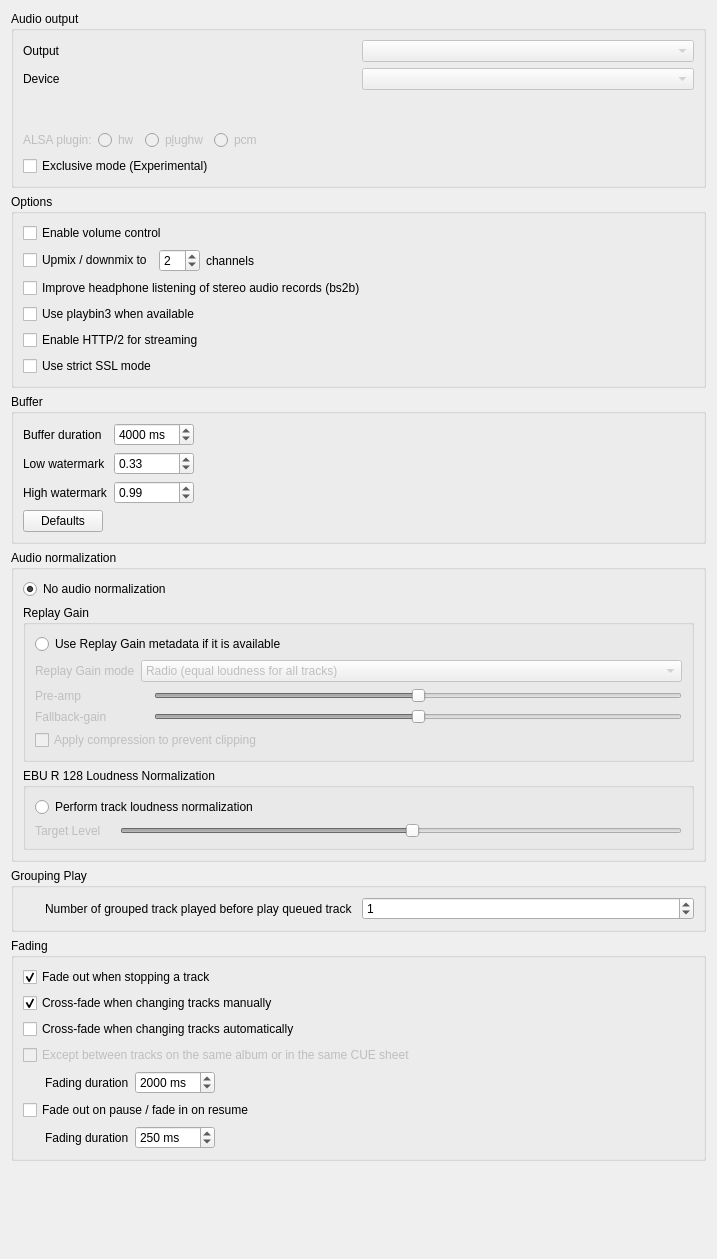
<?xml version="1.0" encoding="UTF-8"?>
<ui version="4.0">
 <class>BackendSettingsPage</class>
 <widget class="QWidget" name="BackendSettingsPage">
  <property name="geometry">
   <rect>
    <x>0</x>
    <y>0</y>
    <width>717</width>
    <height>1259</height>
   </rect>
  </property>
  <property name="windowTitle">
   <string>Backend</string>
  </property>
  <layout class="QVBoxLayout" name="layout_backendsettingspage">
   <item>
    <widget class="QGroupBox" name="groupbox_audio_output">
     <property name="title">
      <string>Audio output</string>
     </property>
     <layout class="QVBoxLayout" name="layout_audio_output">
      <item>
       <layout class="QGridLayout" name="layout_engine_output_device">
        <item row="2" column="0">
         <widget class="QLabel" name="label_output">
          <property name="text">
           <string>Output</string>
          </property>
         </widget>
        </item>
        <item row="3" column="1">
         <widget class="QComboBox" name="combobox_device">
          <property name="enabled">
           <bool>false</bool>
          </property>
          <property name="currentText">
           <string notr="true"/>
          </property>
         </widget>
        </item>
        <item row="3" column="0">
         <widget class="QLabel" name="label_device">
          <property name="text">
           <string>Device</string>
          </property>
         </widget>
        </item>
        <item row="4" column="1">
         <widget class="LineEdit" name="lineedit_device" native="true">
          <property name="enabled">
           <bool>true</bool>
          </property>
          <property name="minimumSize">
           <size>
            <width>0</width>
            <height>28</height>
           </size>
          </property>
          <property name="hint" stdset="0">
           <string/>
          </property>
         </widget>
        </item>
        <item row="2" column="1">
         <widget class="QComboBox" name="combobox_output">
          <property name="enabled">
           <bool>false</bool>
          </property>
          <property name="currentText">
           <string notr="true"/>
          </property>
         </widget>
        </item>
       </layout>
      </item>
      <item>
       <widget class="QWidget" name="widget_alsa_plugin" native="true">
        <property name="enabled">
         <bool>false</bool>
        </property>
        <layout class="QHBoxLayout" name="layout_alsa_plugin">
         <property name="leftMargin">
          <number>0</number>
         </property>
         <property name="topMargin">
          <number>0</number>
         </property>
         <property name="rightMargin">
          <number>0</number>
         </property>
         <property name="bottomMargin">
          <number>0</number>
         </property>
         <item>
          <widget class="QLabel" name="label_alsaplugin">
           <property name="text">
            <string>ALSA plugin:</string>
           </property>
          </widget>
         </item>
         <item>
          <widget class="QRadioButton" name="radiobutton_alsa_hw">
           <property name="enabled">
            <bool>false</bool>
           </property>
           <property name="text">
            <string>hw</string>
           </property>
          </widget>
         </item>
         <item>
          <widget class="QRadioButton" name="radiobutton_alsa_plughw">
           <property name="enabled">
            <bool>false</bool>
           </property>
           <property name="text">
            <string>p&amp;lughw</string>
           </property>
          </widget>
         </item>
         <item>
          <widget class="QRadioButton" name="radiobutton_alsa_pcm">
           <property name="enabled">
            <bool>false</bool>
           </property>
           <property name="text">
            <string>pcm</string>
           </property>
          </widget>
         </item>
         <item>
          <spacer name="spacer_alsaplugin">
           <property name="orientation">
            <enum>Qt::Horizontal</enum>
           </property>
           <property name="sizeHint" stdset="0">
            <size>
             <width>0</width>
             <height>0</height>
            </size>
           </property>
          </spacer>
         </item>
        </layout>
       </widget>
      </item>
      <item>
       <widget class="QWidget" name="widget_exclusive_mode" native="true">
        <layout class="QHBoxLayout" name="layout_exclusive_mode">
         <property name="spacing">
          <number>0</number>
         </property>
         <property name="leftMargin">
          <number>0</number>
         </property>
         <property name="topMargin">
          <number>0</number>
         </property>
         <property name="rightMargin">
          <number>0</number>
         </property>
         <property name="bottomMargin">
          <number>0</number>
         </property>
         <item>
          <widget class="QCheckBox" name="checkbox_exclusive_mode">
           <property name="text">
            <string>Exclusive mode (Experimental)</string>
           </property>
          </widget>
         </item>
         <item>
          <spacer name="spacer_exclusive_mode">
           <property name="orientation">
            <enum>Qt::Horizontal</enum>
           </property>
           <property name="sizeHint" stdset="0">
            <size>
             <width>40</width>
             <height>20</height>
            </size>
           </property>
          </spacer>
         </item>
        </layout>
       </widget>
      </item>
     </layout>
    </widget>
   </item>
   <item>
    <widget class="QGroupBox" name="groupBox">
     <property name="title">
      <string>Options</string>
     </property>
     <layout class="QVBoxLayout" name="verticalLayout_2">
      <item>
       <widget class="QCheckBox" name="checkbox_volume_control">
        <property name="text">
         <string>Enable volume control</string>
        </property>
       </widget>
      </item>
      <item>
       <widget class="QWidget" name="widget_channels_enabled" native="true">
        <layout class="QHBoxLayout" name="horizontalLayout">
         <property name="leftMargin">
          <number>0</number>
         </property>
         <property name="topMargin">
          <number>0</number>
         </property>
         <property name="rightMargin">
          <number>0</number>
         </property>
         <property name="bottomMargin">
          <number>0</number>
         </property>
         <item>
          <widget class="QCheckBox" name="checkbox_channels">
           <property name="text">
            <string>Upmix / downmix to</string>
           </property>
          </widget>
         </item>
         <item>
          <widget class="QWidget" name="widget_channels" native="true">
           <layout class="QHBoxLayout" name="horizontalLayout_3">
            <property name="leftMargin">
             <number>0</number>
            </property>
            <property name="topMargin">
             <number>0</number>
            </property>
            <property name="rightMargin">
             <number>0</number>
            </property>
            <property name="bottomMargin">
             <number>0</number>
            </property>
            <item>
             <widget class="QSpinBox" name="spinbox_channels">
              <property name="minimum">
               <number>1</number>
              </property>
              <property name="maximum">
               <number>20</number>
              </property>
              <property name="value">
               <number>2</number>
              </property>
             </widget>
            </item>
            <item>
             <widget class="QLabel" name="label_channels">
              <property name="text">
               <string>channels</string>
              </property>
             </widget>
            </item>
           </layout>
          </widget>
         </item>
         <item>
          <spacer name="spacer_channels">
           <property name="orientation">
            <enum>Qt::Horizontal</enum>
           </property>
           <property name="sizeHint" stdset="0">
            <size>
             <width>40</width>
             <height>20</height>
            </size>
           </property>
          </spacer>
         </item>
        </layout>
       </widget>
      </item>
      <item>
       <widget class="QCheckBox" name="checkbox_bs2b">
        <property name="text">
         <string>Improve headphone listening of stereo audio records (bs2b)</string>
        </property>
       </widget>
      </item>
      <item>
       <widget class="QCheckBox" name="checkbox_playbin3">
        <property name="text">
         <string>Use playbin3 when available</string>
        </property>
       </widget>
      </item>
      <item>
       <widget class="QCheckBox" name="checkbox_http2">
        <property name="toolTip">
         <string>You need to restart Strawberry for this setting to take affect</string>
        </property>
        <property name="text">
         <string>Enable HTTP/2 for streaming</string>
        </property>
       </widget>
      </item>
      <item>
       <widget class="QCheckBox" name="checkbox_strict_ssl">
        <property name="text">
         <string>Use strict SSL mode</string>
        </property>
       </widget>
      </item>
     </layout>
    </widget>
   </item>
   <item>
    <widget class="QGroupBox" name="groupbox_buffer">
     <property name="title">
      <string>Buffer</string>
     </property>
     <layout class="QVBoxLayout" name="verticalLayout">
      <item>
       <layout class="QGridLayout" name="layout_buffer">
        <item row="0" column="1">
         <widget class="QSpinBox" name="spinbox_bufferduration">
          <property name="suffix">
           <string> ms</string>
          </property>
          <property name="maximum">
           <number>60000</number>
          </property>
          <property name="singleStep">
           <number>100</number>
          </property>
          <property name="value">
           <number>4000</number>
          </property>
         </widget>
        </item>
        <item row="2" column="1">
         <widget class="QDoubleSpinBox" name="spinbox_high_watermark">
          <property name="maximum">
           <double>1.000000000000000</double>
          </property>
          <property name="singleStep">
           <double>0.010000000000000</double>
          </property>
          <property name="value">
           <double>0.990000000000000</double>
          </property>
         </widget>
        </item>
        <item row="0" column="0">
         <widget class="QLabel" name="label_bufferduration">
          <property name="text">
           <string>Buffer duration</string>
          </property>
         </widget>
        </item>
        <item row="2" column="0">
         <widget class="QLabel" name="label_highwatermark">
          <property name="text">
           <string>High watermark</string>
          </property>
         </widget>
        </item>
        <item row="1" column="0">
         <widget class="QLabel" name="label_lowwatermark">
          <property name="text">
           <string>Low watermark</string>
          </property>
         </widget>
        </item>
        <item row="1" column="1">
         <widget class="QDoubleSpinBox" name="spinbox_low_watermark">
          <property name="maximum">
           <double>1.000000000000000</double>
          </property>
          <property name="singleStep">
           <double>0.010000000000000</double>
          </property>
          <property name="value">
           <double>0.330000000000000</double>
          </property>
         </widget>
        </item>
        <item row="2" column="2">
         <spacer name="spacer_buffer_3">
          <property name="orientation">
           <enum>Qt::Horizontal</enum>
          </property>
          <property name="sizeHint" stdset="0">
           <size>
            <width>40</width>
            <height>20</height>
           </size>
          </property>
         </spacer>
        </item>
        <item row="1" column="2">
         <spacer name="spacer_buffer_2">
          <property name="orientation">
           <enum>Qt::Horizontal</enum>
          </property>
          <property name="sizeHint" stdset="0">
           <size>
            <width>40</width>
            <height>20</height>
           </size>
          </property>
         </spacer>
        </item>
        <item row="0" column="2">
         <spacer name="spacer_buffer_1">
          <property name="orientation">
           <enum>Qt::Horizontal</enum>
          </property>
          <property name="sizeHint" stdset="0">
           <size>
            <width>40</width>
            <height>20</height>
           </size>
          </property>
         </spacer>
        </item>
       </layout>
      </item>
      <item>
       <layout class="QHBoxLayout" name="layout_buffer_defaults">
        <item>
         <widget class="QPushButton" name="button_buffer_defaults">
          <property name="text">
           <string>Defaults</string>
          </property>
         </widget>
        </item>
        <item>
         <spacer name="spacer_buffer_defaults">
          <property name="orientation">
           <enum>Qt::Horizontal</enum>
          </property>
          <property name="sizeHint" stdset="0">
           <size>
            <width>40</width>
            <height>20</height>
           </size>
          </property>
         </spacer>
        </item>
       </layout>
      </item>
     </layout>
    </widget>
   </item>
   <item>
    <widget class="QGroupBox" name="groupBox_2">
     <property name="title">
      <string>Audio normalization</string>
     </property>
     <layout class="QVBoxLayout" name="verticalLayout_3">
      <item>
       <widget class="QRadioButton" name="radiobutton_no_audio_normalization">
        <property name="text">
         <string>No audio normalization</string>
        </property>
        <property name="checked">
         <bool>true</bool>
        </property>
        <attribute name="buttonGroup">
         <string notr="true">buttonGroup_audio_normalization</string>
        </attribute>
       </widget>
      </item>
      <item>
       <widget class="QGroupBox" name="groupbox_replaygain">
        <property name="enabled">
         <bool>true</bool>
        </property>
        <property name="title">
         <string>Replay Gain</string>
        </property>
        <layout class="QVBoxLayout" name="layout_replay_gain">
         <item>
          <widget class="QRadioButton" name="radiobutton_replaygain">
           <property name="enabled">
            <bool>true</bool>
           </property>
           <property name="text">
            <string>Use Replay Gain metadata if it is available</string>
           </property>
           <attribute name="buttonGroup">
            <string notr="true">buttonGroup_audio_normalization</string>
           </attribute>
          </widget>
         </item>
         <item>
          <widget class="QWidget" name="widget_replaygain" native="true">
           <property name="enabled">
            <bool>false</bool>
           </property>
           <layout class="QFormLayout" name="formLayout_4">
            <property name="leftMargin">
             <number>0</number>
            </property>
            <property name="topMargin">
             <number>0</number>
            </property>
            <property name="rightMargin">
             <number>0</number>
            </property>
            <property name="bottomMargin">
             <number>0</number>
            </property>
            <item row="0" column="0">
             <widget class="QLabel" name="label_regainmode">
              <property name="text">
               <string>Replay Gain mode</string>
              </property>
             </widget>
            </item>
            <item row="0" column="1">
             <widget class="QComboBox" name="combobox_replaygainmode">
              <item>
               <property name="text">
                <string>Radio (equal loudness for all tracks)</string>
               </property>
              </item>
              <item>
               <property name="text">
                <string>Album (ideal loudness for all tracks)</string>
               </property>
              </item>
             </widget>
            </item>
            <item row="1" column="0">
             <widget class="QLabel" name="label_preamp">
              <property name="text">
               <string>Pre-amp</string>
              </property>
             </widget>
            </item>
            <item row="1" column="1">
             <layout class="QHBoxLayout" name="layout_replayagainpreamp">
              <item>
               <widget class="QLabel" name="label_replaygainpreamp"/>
              </item>
              <item>
               <widget class="StickySlider" name="stickyslider_replaygainpreamp">
                <property name="maximum">
                 <number>1200</number>
                </property>
                <property name="value">
                 <number>600</number>
                </property>
                <property name="orientation">
                 <enum>Qt::Horizontal</enum>
                </property>
                <property name="sticky_center" stdset="0">
                 <number>600</number>
                </property>
               </widget>
              </item>
             </layout>
            </item>
            <item row="4" column="0" colspan="2">
             <widget class="QCheckBox" name="checkbox_replaygaincompression">
              <property name="text">
               <string>Apply compression to prevent clipping</string>
              </property>
             </widget>
            </item>
            <item row="2" column="1">
             <layout class="QHBoxLayout" name="layout_replaygainfallbackgain">
              <item>
               <widget class="QLabel" name="label_replaygainfallbackgain"/>
              </item>
              <item>
               <widget class="StickySlider" name="stickyslider_replaygainfallbackgain">
                <property name="minimum">
                 <number>0</number>
                </property>
                <property name="maximum">
                 <number>1200</number>
                </property>
                <property name="value">
                 <number>600</number>
                </property>
                <property name="orientation">
                 <enum>Qt::Horizontal</enum>
                </property>
                <property name="sticky_center" stdset="0">
                 <number>600</number>
                </property>
               </widget>
              </item>
             </layout>
            </item>
            <item row="2" column="0">
             <widget class="QLabel" name="label_fallbackgain">
              <property name="text">
               <string>Fallback-gain</string>
              </property>
             </widget>
            </item>
           </layout>
          </widget>
         </item>
        </layout>
       </widget>
      </item>
      <item>
       <widget class="QGroupBox" name="groupbox_ebur128">
        <property name="enabled">
         <bool>true</bool>
        </property>
        <property name="title">
         <string>EBU R 128 Loudness Normalization</string>
        </property>
        <layout class="QVBoxLayout" name="layout_ebur128">
         <item>
          <widget class="QRadioButton" name="radiobutton_ebur128_loudness_normalization">
           <property name="enabled">
            <bool>true</bool>
           </property>
           <property name="text">
            <string>Perform track loudness normalization</string>
           </property>
           <attribute name="buttonGroup">
            <string notr="true">buttonGroup_audio_normalization</string>
           </attribute>
          </widget>
         </item>
         <item>
          <widget class="QWidget" name="widget_ebur128" native="true">
           <property name="enabled">
            <bool>false</bool>
           </property>
           <layout class="QFormLayout" name="formLayout_ebur128">
            <property name="leftMargin">
             <number>0</number>
            </property>
            <property name="topMargin">
             <number>0</number>
            </property>
            <property name="rightMargin">
             <number>0</number>
            </property>
            <property name="bottomMargin">
             <number>0</number>
            </property>
            <item row="0" column="0">
             <widget class="QLabel" name="label_ebur128_target_level_label">
              <property name="text">
               <string>Target Level</string>
              </property>
             </widget>
            </item>
            <item row="0" column="1">
             <layout class="QHBoxLayout" name="layout_ebur128_target_level">
              <item>
               <widget class="QLabel" name="label_ebur128_target_level"/>
              </item>
              <item>
               <widget class="StickySlider" name="stickyslider_ebur128_target_level">
                <property name="minimum">
                 <number>-480</number>
                </property>
                <property name="maximum">
                 <number>0</number>
                </property>
                <property name="value">
                 <number>-230</number>
                </property>
                <property name="orientation">
                 <enum>Qt::Horizontal</enum>
                </property>
                <property name="sticky_center" stdset="0">
                 <number>-230</number>
                </property>
               </widget>
              </item>
             </layout>
            </item>
           </layout>
          </widget>
         </item>
        </layout>
       </widget>
      </item>
     </layout>
    </widget>
   </item>
   <item>
    <widget class="QGroupBox" name="groupbox_grouping_play">
     <property name="title">
      <string>Grouping Play</string>
     </property>
     <layout class="QVBoxLayout" name="layout_grouping_play">
      <item>
       <layout class="QHBoxLayout" name="layout_grouping_play_before_queue">
        <item>
         <widget class="QLabel" name="label_grouping_play_before_queue_1">
          <property name="text">
           <string>Number of grouped track played before play queued track</string>
          </property>
          <property name="indent">
           <number>22</number>
          </property>
         </widget>
        </item>
        <item>
         <widget class="QSpinBox" name="spinbox_grouping_before_queue">
          <property name="minimum">
           <number>0</number>
          </property>
          <property name="value">
           <number>1</number>
          </property>
         </widget>
        </item>
       </layout>
      </item>
     </layout>
    </widget>
   </item>
   <item>
    <widget class="QGroupBox" name="groupbox_fading">
     <property name="title">
      <string>Fading</string>
     </property>
     <layout class="QVBoxLayout" name="layout_fading">
      <item>
       <widget class="QCheckBox" name="checkbox_fadeout_stop">
        <property name="text">
         <string>Fade out when stopping a track</string>
        </property>
        <property name="checked">
         <bool>true</bool>
        </property>
       </widget>
      </item>
      <item>
       <widget class="QCheckBox" name="checkbox_fadeout_cross">
        <property name="text">
         <string>Cross-fade when changing tracks manually</string>
        </property>
        <property name="checked">
         <bool>true</bool>
        </property>
       </widget>
      </item>
      <item>
       <widget class="QCheckBox" name="checkbox_fadeout_auto">
        <property name="text">
         <string>Cross-fade when changing tracks automatically</string>
        </property>
       </widget>
      </item>
      <item>
       <widget class="QCheckBox" name="checkbox_fadeout_samealbum">
        <property name="enabled">
         <bool>false</bool>
        </property>
        <property name="text">
         <string>Except between tracks on the same album or in the same CUE sheet</string>
        </property>
       </widget>
      </item>
      <item>
       <widget class="QWidget" name="widget_fading_options" native="true">
        <layout class="QHBoxLayout" name="horizontalLayout_2">
         <property name="leftMargin">
          <number>0</number>
         </property>
         <property name="topMargin">
          <number>0</number>
         </property>
         <property name="rightMargin">
          <number>0</number>
         </property>
         <property name="bottomMargin">
          <number>0</number>
         </property>
         <item>
          <widget class="QLabel" name="label_fadingduration_1">
           <property name="text">
            <string>Fading duration</string>
           </property>
           <property name="indent">
            <number>22</number>
           </property>
          </widget>
         </item>
         <item>
          <widget class="QSpinBox" name="spinbox_fadeduration">
           <property name="suffix">
            <string> ms</string>
           </property>
           <property name="maximum">
            <number>10000</number>
           </property>
           <property name="singleStep">
            <number>1000</number>
           </property>
           <property name="value">
            <number>2000</number>
           </property>
          </widget>
         </item>
         <item>
          <spacer name="spacer_fading_1">
           <property name="orientation">
            <enum>Qt::Horizontal</enum>
           </property>
           <property name="sizeHint" stdset="0">
            <size>
             <width>257</width>
             <height>20</height>
            </size>
           </property>
          </spacer>
         </item>
        </layout>
       </widget>
      </item>
      <item>
       <widget class="QCheckBox" name="checkbox_fadeout_pauseresume">
        <property name="text">
         <string>Fade out on pause / fade in on resume</string>
        </property>
       </widget>
      </item>
      <item>
       <layout class="QHBoxLayout" name="layout_fading_duration">
        <item>
         <widget class="QLabel" name="label_fading_duration_1">
          <property name="text">
           <string>Fading duration</string>
          </property>
          <property name="indent">
           <number>22</number>
          </property>
         </widget>
        </item>
        <item>
         <widget class="QSpinBox" name="spinbox_fadeduration_pauseresume">
          <property name="suffix">
           <string> ms</string>
          </property>
          <property name="maximum">
           <number>10000</number>
          </property>
          <property name="singleStep">
           <number>50</number>
          </property>
          <property name="value">
           <number>250</number>
          </property>
         </widget>
        </item>
        <item>
         <spacer name="spacer_fading_duration_1">
          <property name="orientation">
           <enum>Qt::Horizontal</enum>
          </property>
          <property name="sizeHint" stdset="0">
           <size>
            <width>40</width>
            <height>20</height>
           </size>
          </property>
         </spacer>
        </item>
       </layout>
      </item>
     </layout>
    </widget>
   </item>
   <item>
    <spacer name="spacer_bottom">
     <property name="orientation">
      <enum>Qt::Vertical</enum>
     </property>
     <property name="sizeHint" stdset="0">
      <size>
       <width>0</width>
       <height>0</height>
      </size>
     </property>
    </spacer>
   </item>
  </layout>
 </widget>
 <customwidgets>
  <customwidget>
   <class>StickySlider</class>
   <extends>QSlider</extends>
   <header>widgets/stickyslider.h</header>
  </customwidget>
  <customwidget>
   <class>LineEdit</class>
   <extends>QWidget</extends>
   <header>widgets/lineedit.h</header>
  </customwidget>
 </customwidgets>
 <tabstops>
  <tabstop>combobox_output</tabstop>
  <tabstop>combobox_device</tabstop>
  <tabstop>radiobutton_alsa_hw</tabstop>
  <tabstop>radiobutton_alsa_plughw</tabstop>
  <tabstop>radiobutton_alsa_pcm</tabstop>
  <tabstop>checkbox_exclusive_mode</tabstop>
  <tabstop>checkbox_volume_control</tabstop>
  <tabstop>checkbox_channels</tabstop>
  <tabstop>spinbox_channels</tabstop>
  <tabstop>checkbox_bs2b</tabstop>
  <tabstop>checkbox_playbin3</tabstop>
  <tabstop>checkbox_http2</tabstop>
  <tabstop>checkbox_strict_ssl</tabstop>
  <tabstop>spinbox_bufferduration</tabstop>
  <tabstop>spinbox_low_watermark</tabstop>
  <tabstop>spinbox_high_watermark</tabstop>
  <tabstop>button_buffer_defaults</tabstop>
  <tabstop>radiobutton_no_audio_normalization</tabstop>
  <tabstop>radiobutton_replaygain</tabstop>
  <tabstop>combobox_replaygainmode</tabstop>
  <tabstop>stickyslider_replaygainpreamp</tabstop>
  <tabstop>stickyslider_replaygainfallbackgain</tabstop>
  <tabstop>checkbox_replaygaincompression</tabstop>
  <tabstop>radiobutton_ebur128_loudness_normalization</tabstop>
  <tabstop>stickyslider_ebur128_target_level</tabstop>
  <tabstop>spinbox_grouping_before_queue</tabstop>
  <tabstop>checkbox_fadeout_stop</tabstop>
  <tabstop>checkbox_fadeout_cross</tabstop>
  <tabstop>checkbox_fadeout_auto</tabstop>
  <tabstop>checkbox_fadeout_samealbum</tabstop>
  <tabstop>spinbox_fadeduration</tabstop>
  <tabstop>checkbox_fadeout_pauseresume</tabstop>
  <tabstop>spinbox_fadeduration_pauseresume</tabstop>
 </tabstops>
 <resources/>
 <connections>
  <connection>
   <sender>radiobutton_ebur128_loudness_normalization</sender>
   <signal>toggled(bool)</signal>
   <receiver>widget_ebur128</receiver>
   <slot>setEnabled(bool)</slot>
   <hints>
    <hint type="sourcelabel">
     <x>429</x>
     <y>835</y>
    </hint>
    <hint type="destinationlabel">
     <x>429</x>
     <y>890</y>
    </hint>
   </hints>
  </connection>
  <connection>
   <sender>radiobutton_replaygain</sender>
   <signal>toggled(bool)</signal>
   <receiver>widget_replaygain</receiver>
   <slot>setEnabled(bool)</slot>
   <hints>
    <hint type="sourcelabel">
     <x>429</x>
     <y>640</y>
    </hint>
    <hint type="destinationlabel">
     <x>429</x>
     <y>717</y>
    </hint>
   </hints>
  </connection>
 </connections>
 <buttongroups>
  <buttongroup name="buttonGroup_audio_normalization">
   <property name="exclusive">
    <bool>true</bool>
   </property>
  </buttongroup>
 </buttongroups>
</ui>
